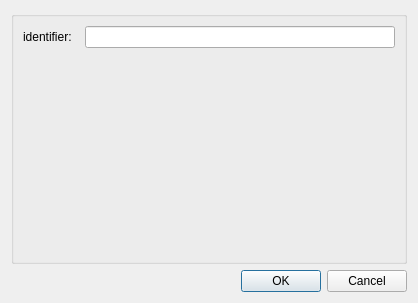
<?xml version="1.0" encoding="UTF-8"?>
<ui version="4.0">
 <class>Dialog</class>
 <widget class="QDialog" name="Dialog">
  <property name="geometry">
   <rect>
    <x>0</x>
    <y>0</y>
    <width>418</width>
    <height>303</height>
   </rect>
  </property>
  <property name="windowTitle">
   <string>ConfigureDialog</string>
  </property>
  <layout class="QGridLayout" name="gridLayout">
   <item row="0" column="0">
    <widget class="QGroupBox" name="configGroupBox">
     <property name="title">
      <string/>
     </property>
     <layout class="QFormLayout" name="formLayout">
      <item row="0" column="0">
       <widget class="QLabel" name="label0">
        <property name="text">
         <string>identifier:  </string>
        </property>
       </widget>
      </item>
      <item row="0" column="1">
       <widget class="QLineEdit" name="lineEdit0"/>
      </item>
     </layout>
    </widget>
   </item>
   <item row="1" column="0">
    <widget class="QDialogButtonBox" name="buttonBox">
     <property name="orientation">
      <enum>Qt::Horizontal</enum>
     </property>
     <property name="standardButtons">
      <set>QDialogButtonBox::Cancel|QDialogButtonBox::Ok</set>
     </property>
    </widget>
   </item>
  </layout>
 </widget>
 <resources/>
 <connections>
  <connection>
   <sender>buttonBox</sender>
   <signal>accepted()</signal>
   <receiver>Dialog</receiver>
   <slot>accept()</slot>
   <hints>
    <hint type="sourcelabel">
     <x>208</x>
     <y>277</y>
    </hint>
    <hint type="destinationlabel">
     <x>208</x>
     <y>151</y>
    </hint>
   </hints>
  </connection>
  <connection>
   <sender>buttonBox</sender>
   <signal>rejected()</signal>
   <receiver>Dialog</receiver>
   <slot>reject()</slot>
   <hints>
    <hint type="sourcelabel">
     <x>208</x>
     <y>277</y>
    </hint>
    <hint type="destinationlabel">
     <x>208</x>
     <y>151</y>
    </hint>
   </hints>
  </connection>
 </connections>
</ui>
